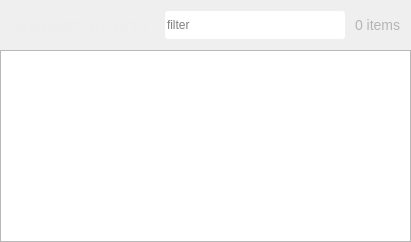
        <widget class="SubscribedChannelsPage" name="subscribed_channels_page">
         <layout class="QVBoxLayout" name="verticalLayout">
          <property name="spacing">
           <number>0</number>
          </property>
          <property name="leftMargin">
           <number>0</number>
          </property>
          <property name="topMargin">
           <number>0</number>
          </property>
          <property name="rightMargin">
           <number>0</number>
          </property>
          <property name="bottomMargin">
           <number>0</number>
          </property>
          <item>
           <widget class="QWidget" name="subscribed_channels_header" native="true">
            <property name="sizePolicy">
             <sizepolicy hsizetype="Preferred" vsizetype="Fixed">
              <horstretch>0</horstretch>
              <verstretch>0</verstretch>
             </sizepolicy>
            </property>
            <layout class="QHBoxLayout" name="horizontalLayout_13">
             <property name="spacing">
              <number>0</number>
             </property>
             <property name="leftMargin">
              <number>0</number>
             </property>
             <property name="topMargin">
              <number>0</number>
             </property>
             <property name="rightMargin">
              <number>0</number>
             </property>
             <property name="bottomMargin">
              <number>0</number>
             </property>
             <item>
              <widget class="QLabel" name="subscribed_channels_header_label">
               <property name="sizePolicy">
                <sizepolicy hsizetype="Expanding" vsizetype="Fixed">
                 <horstretch>0</horstretch>
                 <verstretch>0</verstretch>
                </sizepolicy>
               </property>
               <property name="minimumSize">
                <size>
                 <width>0</width>
                 <height>50</height>
                </size>
               </property>
               <property name="maximumSize">
                <size>
                 <width>16777215</width>
                 <height>50</height>
                </size>
               </property>
               <property name="styleSheet">
                <string notr="true">color: #eee;
background-color: transparent;
font-size: 20px;
font-weight: bold;
margin: 10px;</string>
               </property>
               <property name="text">
                <string>Subscriptions</string>
               </property>
              </widget>
             </item>
             <item>
              <widget class="QLineEdit" name="subscribed_channels_filter_input">
               <property name="minimumSize">
                <size>
                 <width>180</width>
                 <height>28</height>
                </size>
               </property>
               <property name="maximumSize">
                <size>
                 <width>180</width>
                 <height>28</height>
                </size>
               </property>
               <property name="styleSheet">
                <string notr="true">QLineEdit {
border-radius: 3px;
}
QLineEdit:focus, QLineEdit::hover {
background-color: #404040;
color: white;
}</string>
               </property>
               <property name="placeholderText">
                <string>filter</string>
               </property>
              </widget>
             </item>
             <item>
              <spacer name="horizontalSpacer_19">
               <property name="orientation">
                <enum>Qt::Horizontal</enum>
               </property>
               <property name="sizeType">
                <enum>QSizePolicy::Fixed</enum>
               </property>
               <property name="sizeHint" stdset="0">
                <size>
                 <width>10</width>
                 <height>20</height>
                </size>
               </property>
              </spacer>
             </item>
             <item>
              <widget class="QLabel" name="num_subscribed_channels_label">
               <property name="sizePolicy">
                <sizepolicy hsizetype="Minimum" vsizetype="Preferred">
                 <horstretch>0</horstretch>
                 <verstretch>0</verstretch>
                </sizepolicy>
               </property>
               <property name="styleSheet">
                <string notr="true">font-size: 14px;
color: #B5B5B5;</string>
               </property>
               <property name="text">
                <string>0 items</string>
               </property>
              </widget>
             </item>
             <item>
              <spacer name="horizontalSpacer_38">
               <property name="orientation">
                <enum>Qt::Horizontal</enum>
               </property>
               <property name="sizeType">
                <enum>QSizePolicy::Fixed</enum>
               </property>
               <property name="sizeHint" stdset="0">
                <size>
                 <width>10</width>
                 <height>20</height>
                </size>
               </property>
              </spacer>
             </item>
            </layout>
           </widget>
          </item>
          <item>
           <widget class="ChannelsTableView" name="subscribed_channels_list">
            <property name="horizontalScrollBarPolicy">
             <enum>Qt::ScrollBarAlwaysOff</enum>
            </property>
            <property name="selectionMode">
             <enum>QAbstractItemView::SingleSelection</enum>
            </property>
            <property name="selectionBehavior">
             <enum>QAbstractItemView::SelectRows</enum>
            </property>
            <property name="showGrid">
             <bool>false</bool>
            </property>
            <property name="sortingEnabled">
             <bool>true</bool>
            </property>
            <property name="cornerButtonEnabled">
             <bool>false</bool>
            </property>
            <attribute name="horizontalHeaderHighlightSections">
             <bool>false</bool>
            </attribute>
            <attribute name="verticalHeaderVisible">
             <bool>false</bool>
            </attribute>
           </widget>
          </item>
         </layout>
        </widget>
